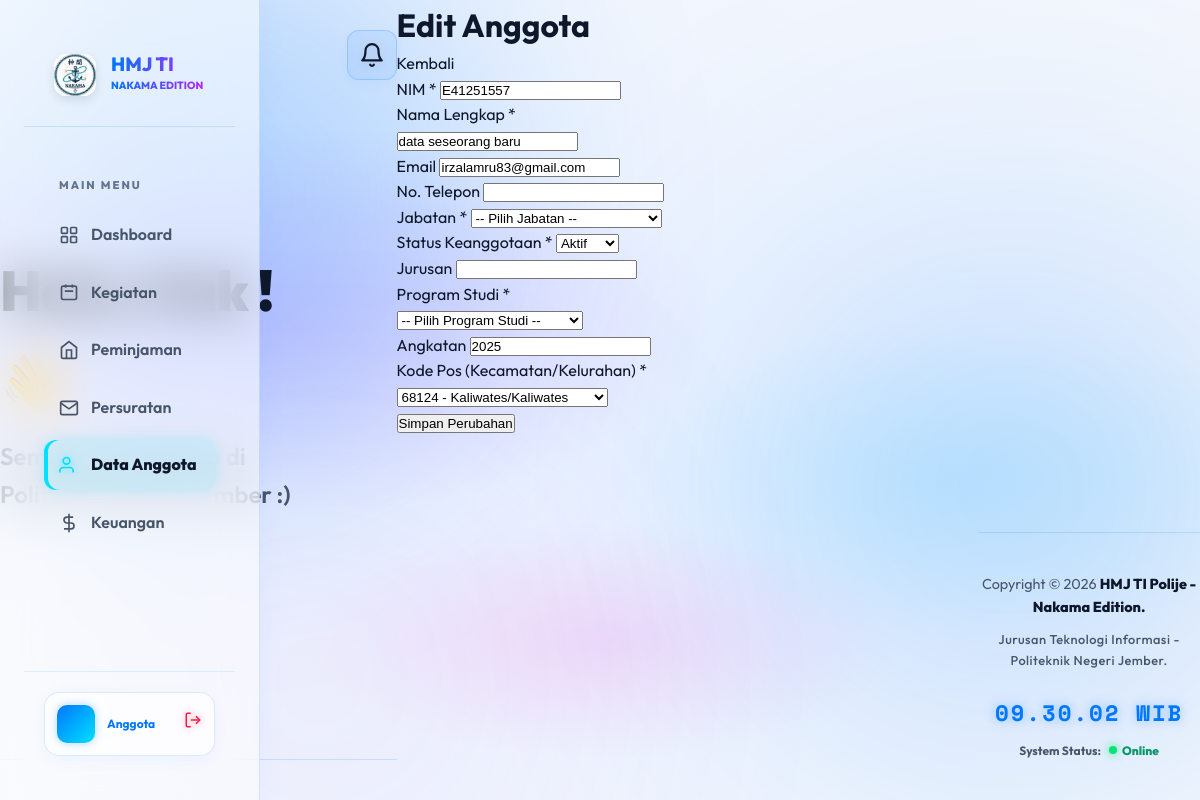
Screenshot of /edit_anggota.php?id=19 (signed in) with the database file from the repository.
### tables this page shows
CREATE TABLE `anggota` (
  `id_anggota` int(11) NOT NULL,
  `kode_pos` varchar(5) NOT NULL,
  `nim` varchar(20) NOT NULL,
  `nama_lengkap` varchar(150) NOT NULL,
  `email` varchar(100) DEFAULT NULL,
  `no_telp` varchar(20) DEFAULT NULL,
  `angkatan` varchar(10) DEFAULT NULL,
  `jurusan` varchar(100) DEFAULT NULL,
  `program_studi` varchar(100) DEFAULT NULL,
  `status_keanggotaan` varchar(50) NOT NULL DEFAULT 'Aktif'
);

CREATE TABLE `kode_pos` (
  `kode_pos` varchar(5) NOT NULL,
  `provinsi` varchar(100) NOT NULL,
  `kota_kabupaten` varchar(100) NOT NULL,
  `kecamatan` varchar(100) NOT NULL,
  `kelurahan` varchar(100) NOT NULL
);

### edit_anggota.php (the view, shortened to what this page needs)
<?php
$db = new Database();
$pdo = $db->pdo;
$id_anggota = $_GET['id'] ?? null;
$stmt = $pdo->prepare("SELECT * FROM anggota WHERE id_anggota = ?");
$stmt->execute([$id_anggota]);
$anggota = $stmt->fetch();
$stmtKodePos = $pdo->query("SELECT kode_pos, kecamatan, kelurahan FROM kode_pos ORDER BY kecamatan, kelurahan ASC");
$kodePosList = $stmtKodePos->fetchAll();
?>
<?php include 'includes/header.php'; ?>
<?php include 'includes/navbar.php'; ?>
<?php include 'includes/sidebar.php'; ?>
<div id="main-content" class="h-full w-full bg-gray-50 relative overflow-y-auto lg:ml-64">
  <main>
    <div class="pt-6 px-4">
      <div class="mb-4 flex items-center justify-between">
        <h1 class="text-2xl sm:text-3xl font-bold text-gray-900">Edit Anggota</h1>
        <a href="anggota.php" class="text-white bg-gray-600 hover:bg-gray-700 focus:ring-4 focus:ring-gray-200 font-medium rounded-lg text-sm px-5 py-2.5 text-center">
          Kembali
        </a>
      </div>
      <div class="bg-white shadow rounded-lg p-4 sm:p-6 xl:p-8">
        <form action="actions/anggota_action.php" method="POST">
          <div class="grid grid-cols-1 md:grid-cols-2 gap-6">
            <div>
              <label class="block mb-2 text-sm font-medium text-gray-900">NIM *</label>
              <input type="text" name="nim" value="<?= htmlspecialchars($anggota['nim']) ?>" required class="bg-gray-50 border border-gray-300 text-gray-900 text-sm rounded-lg focus:ring-cyan-600 focus:border-cyan-600 block w-full p-2.5">
            </div>
            <div>
              <label class="block mb-2 text-sm font-medium text-gray-900">Nama Lengkap *</label>
              <input type="text" name="nama_lengkap" value="<?= htmlspecialchars($anggota['nama_lengkap']) ?>" required class="bg-gray-50 border border-gray-300 text-gray-900 text-sm rounded-lg focus:ring-cyan-600 focus:border-cyan-600 block w-full p-2.5">
            </div>
            <div>
              <label class="block mb-2 text-sm font-medium text-gray-900">Email</label>
              <input type="email" name="email" value="<?= htmlspecialchars($anggota['email'] ?? '') ?>" class="bg-gray-50 border border-gray-300 text-gray-900 text-sm rounded-lg focus:ring-cyan-600 focus:border-cyan-600 block w-full p-2.5">
            </div>
            <div>
              <label class="block mb-2 text-sm font-medium text-gray-900">No. Telepon</label>
              <input type="text" name="no_telp" value="<?= htmlspecialchars($anggota['no_telp'] ?? '') ?>" class="bg-gray-50 border border-gray-300 text-gray-900 text-sm rounded-lg focus:ring-cyan-600 focus:border-cyan-600 block w-full p-2.5">
            </div>
            <div>
              <label class="block mb-2 text-sm font-medium text-gray-900">Jabatan *</label>
              <select name="id_jabatan" required class="bg-gray-50 border border-gray-300 text-gray-900 text-sm rounded-lg focus:ring-cyan-600 focus:border-cyan-600 block w-full p-2.5">
                <option value="">-- Pilih Jabatan --</option>
              </select>
            </div>
            <div>
              <label class="block mb-2 text-sm font-medium text-gray-900">Status Keanggotaan *</label>
              <select name="status_keanggotaan" required class="bg-gray-50 border border-gray-300 text-gray-900 text-sm rounded-lg focus:ring-cyan-600 focus:border-cyan-600 block w-full p-2.5">
                <option value="Aktif" <?= ($anggota['status_keanggotaan'] === 'Aktif') ? 'selected' : '' ?>>Aktif</option>
              </select>
            </div>
            <div>
              <label class="block mb-2 text-sm font-medium text-gray-900">Jurusan</label>
              <input type="text" name="jurusan" value="<?= htmlspecialchars($anggota['jurusan'] ?? 'Teknologi Informasi') ?>" readonly
                class="bg-gray-100 border border-gray-300 text-gray-900 text-sm rounded-lg block w-full p-2.5 cursor-not-allowed">
            </div>
            <div>
              <label class="block mb-2 text-sm font-medium text-gray-900">Program Studi *</label>
              <select name="program_studi" required
                class="bg-gray-50 border border-gray-300 text-gray-900 text-sm rounded-lg focus:ring-cyan-600 focus:border-cyan-600 block w-full p-2.5">
                <option value="">-- Pilih Program Studi --</option>
              </select>
            </div>
            <div>
              <label class="block mb-2 text-sm font-medium text-gray-900">Angkatan</label>
              <input type="text" name="angkatan" value="<?= htmlspecialchars($anggota['angkatan'] ?? '') ?>" class="bg-gray-50 border border-gray-300 text-gray-900 text-sm rounded-lg focus:ring-cyan-600 focus:border-cyan-600 block w-full p-2.5">
            </div>
            <div>
              <label class="block mb-2 text-sm font-medium text-gray-900">Kode Pos (Kecamatan/Kelurahan) *</label>
              <select name="kode_pos" required class="bg-gray-50 border border-gray-300 text-gray-900 text-sm rounded-lg focus:ring-cyan-600 focus:border-cyan-600 block w-full p-2.5">
                <?php foreach ($kodePosList as $k): ?>
                  <option value="<?= $k['kode_pos'] ?>" <?= ($k['kode_pos'] == $anggota['kode_pos']) ? 'selected' : '' ?>>
                    <?= htmlspecialchars($k['kode_pos'] . ' - ' . $k['kecamatan'] . '/' . $k['kelurahan']) ?>
                  </option>
                <?php endforeach; ?>
              </select>
            </div>
          </div>
          <div class="mt-6">
            <button type="submit" class="text-white bg-cyan-600 hover:bg-cyan-700 focus:ring-4 focus:ring-cyan-200 font-medium rounded-lg text-sm px-5 py-2.5 text-center">
              Simpan Perubahan
            </button>
          </div>
        </form>
      </div>
    </div>
  </main>
<?php include 'includes/footer.php'; ?>

### assets/css/templatemo-glass-admin-style.css (style rules this page uses)
:root { --emerald: #1e40af; --emerald-light: #60a5fa; --gold: #ffffff; --gold-light: #f1f5f9; --amber: #1d4ed8; --cream: #eff6ff; --coral: #38bdf8; --slate: #475569; --glass-bg: rgba(255, 255, 255, 0.05); --glass-border: rgba(255, 255, 255, 0.1); --glass-shadow: rgba(0, 0, 0, 0.3); --glass-hover: rgba(255, 255, 255, 0.08); --bg-dark: #020617; --bg-gradient-1: #0a192f; --bg-gradient-2: #0f172a; --bg-gradient-3: #1e1b4b; --text-primary: #f8fafc; --text-secondary: rgba(248, 250, 252, 0.7); --text-muted: rgba(248, 250, 252, 0.4); --success: #22c55e; --warning: #fbbf24; --danger: #ef4444; --info: #0ea5e9; --sidebar-width: 280px; --navbar-height: 70px; --border-radius: 20px; --card-padding: 24px; --transition-fast: 0.2s ease; --transition-normal: 0.3s ease; --transition-slow: 0.5s ease; }
*, *::before, *::after { margin: 0; padding: 0; box-sizing: border-box; }
html { scroll-behavior: smooth; }
body { font-family: 'Outfit', sans-serif; background: var(--bg-dark); color: var(--text-primary); min-height: 100vh; overflow-x: hidden; line-height: 1.6; }
a { text-decoration: none; color: inherit; }

### partials/header.php (style rules this page uses)
:root { --bg-light-main: #f4f7fc; --blue-accent: #0077ff; --purple-subtle: #a78bfa; --text-main: #0f172a; --text-muted: #475569; --glass-bg: rgba(255, 255, 255, 0.55); --glass-border: rgba(0, 119, 255, 0.15); }
body { background-color: var(--bg-light-main); color: var(--text-main); min-height: 100vh; overflow-x: hidden; font-family: 'Outfit', sans-serif; }

### rows the page displays
anggota: nim "E41251557", nama_lengkap "data seseorang baru", email "irzalamru83@gmail.com", status_keanggotaan "Aktif", angkatan "2025", kode_pos "68124 - Kaliwates/Kaliwates"

### other values shown
$role "Anggota"
